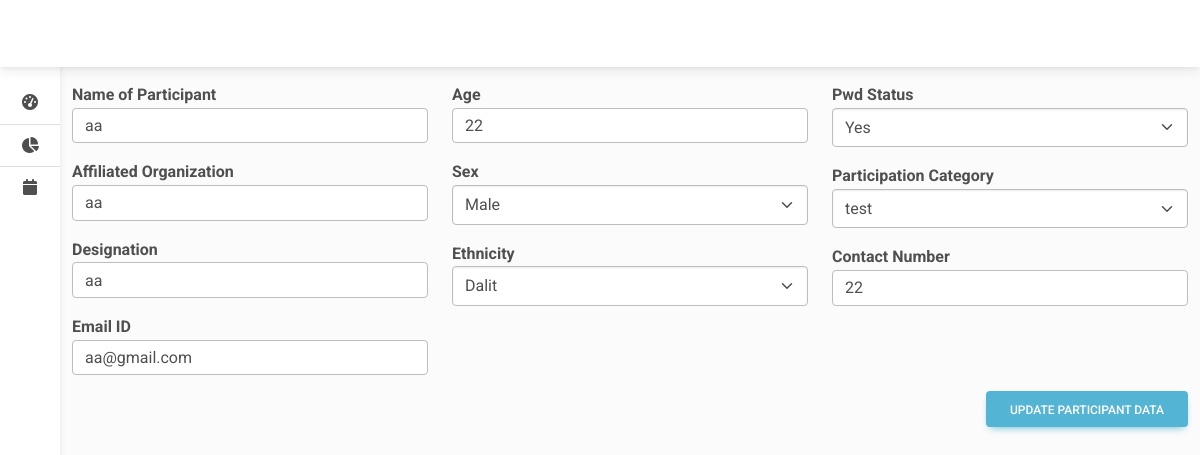
Page /event/participant/update/1 on the committed database.
### my_data/models.py (models this page shows, shortened)
class Participants(models.Model):
    ETHINICITY = (
        ("dalit","Dalit"),
        ("janajatti","Janajatti"),
        ("muslim","Muslim"),
        ("brahmin/kshetri","Brahmin/Kshetri"),
        ("others","Others")
        )
    GENDER = (
        ("male", "male"),
        ("female", "female"),
        ("others", "others")
        )
    event = models.ForeignKey(Event, on_delete=models.CASCADE, related_name="participated_event")
    name = models.CharField(max_length=100)
    affiliated_org = models.CharField(max_length=500, blank=True)
    designation = models.CharField(max_length=500, blank=True)
    age = models.IntegerField(null=True, blank=True)
    gender = models.CharField(max_length=500, choices=GENDER, default="male")
    ethnicity = models.CharField(max_length=500, choices=ETHINICITY, blank=True)
    pwd = models.BooleanField(null=True, blank=True)
    participation_category = models.ForeignKey(ParticipationCategory,on_delete=models.CASCADE)
    contact = models.IntegerField(null=True, blank=True)
    email = models.EmailField(null=True, blank=True)
    step1_user = models.CharField(max_length=500, null=True, blank=True)
    step1 = models.BooleanField(null=True,blank=True)
    step2_user = models.CharField(max_length=500, null=True, blank=True)
    step2 = models.BooleanField(null=True, blank=True)
    step3_user = models.CharField(max_length=500, null=True, blank=True)
    step3 = models.BooleanField(null=True, blank=True)
    @classmethod
    def get_ethnicity_choices(cls):
        return cls.ETHINICITY

class ParticipationCategory(models.Model):
    name = models.CharField(max_length=99)

### my_data/views.py (the view, shortened to what this page needs)
# urls.py: path('event/participant/update/<int:pk>', ParticipantEditView.as_view(), name="participant-update"),
class ParticipantEditView(UpdateView):
    model = Participants
    fields = ["name", "affiliated_org", "designation", "age", "gender", "ethnicity",
              "pwd", "participation_category", "contact", "email"]
    template_name = "my_data/participant_form.html"
    def get_context_data(self, **kwargs):
        context = super().get_context_data(**kwargs)
        context['participation_category_data'] = ParticipationCategory.objects.all()
        context["ethnicity_choices"] = Participants.get_ethnicity_choices()
        return context

### my_data/templates/my_data/participant_form.html (shortened to what this page needs)
{% extends 'base.html' %}
{% block main%}
<form method="POST">
  <div class="participant-data container">
    <div class="row">
      <div class="col-lg-4">
        <div class="form-group mb-3">
          <label for="name">Name of Participant</label>
          <input type="text" class="form-control" id="name" name="name" value="{{object.name}}" />
        </div>
        <div class="form-group mb-3">
          <label for="organization">Affiliated Organization</label>
          <input type="text" class="form-control" id="organization" name="affiliated_org"
            value="{{object.affiliated_org}}" />
        </div>
        <div class="form-group mb-3">
          <label for="designation">Designation</label>
          <input type="text" class="form-control" id="designation" name="designation" value="{{object.designation}}" />
        </div>
        <div class="form-group mb-3">
          <label for="email">Email ID</label>
          <input type="email" class="form-control" id="email" name="email" value="{{object.email}}" />
        </div>
      </div>
      <div class="col-lg-4">
        <div class="form-group mb-3">
          <label for="age">Age</label>
          <input type="number" class="form-control" id="age" name="age" value="{{object.age}}" />
        </div>
        <div class="form-group mb-3">
          <label for="sex">Sex</label>
          <select class="form-select" id="sex" name="gender">
            <option value="male" {% if object.gender == 'male' %}selected{% endif %}>Male</option>
          </select>
        </div>
        <div class="form-group mb-3">
          <label for="ethnicity">Ethnicity</label>
          <select class="form-select" id="ethnicity" name="ethnicity">
            {% for eth in ethnicity_choices %}
            <option value="{{eth.0}}" {% if object.ethnicity.lower == eth.0 %}selected{%endif%}>{{eth.1}}</option>
            {% endfor %}
          </select>
        </div>
      </div>
      <div class="col-lg-4">
        <div class="form-group mb-3">
          <label for="pwd">Pwd Status</label>
          <div class="form-group mb-3">
            <select class="form-select" id="pwd" name="pwd">
              <option value="True" {% if object.pwd %}selected{% endif %}>Yes</option>
            </select>
          </div>
        </div>
        <div class="form-group mb-3">
          <label for="category">Participation Category</label>
          <select class="form-select" id="category" name="participation_category">
            {% for item in participation_category_data %}
            <option value="{{item.id}}" {% if object.participation_category.id == item.id %}selected{% endif %}>{{item.name}}</option>
            {% endfor %}
          </select>
        </div>
        <div class="form-group mb-3">
          <label for="contact">Contact Number</label>
          <input type="text" class="form-control" id="contact" name="contact" value="{{object.contact}}" />
        </div>
      </div>
    </div>
    <div class="d-flex justify-content-end">
      <button type="submit" class="btn btn-info">Update Participant Data</button>
    </div>
  </div>
</form>
{% endblock %}

### static/css/style.css (style rules this page uses)
body { background-color: #fbfbfb; }
input[type="number"] { -moz-appearance: textfield; }
label { font-weight: bold; }

### rows in the picture
Participants: name "aa", affiliated_org "aa", designation "aa", email "aa@gmail.com", age "22", gender "Male", ethnicity "Dalit", pwd "Yes", participation_category "test", contact "22"
